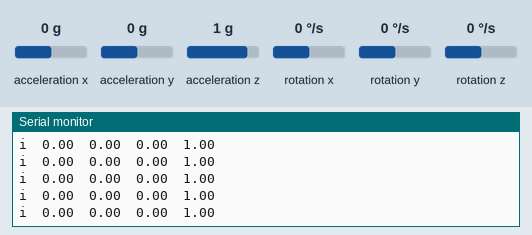
A sketch run on a simulated Arduino Nano, built with avr-gcc and run on an emulated ATmega328P. On the bench: the last lines printed to the serial monitor. Inputs (shaded band) come from the test bench; at power-on: acceleration x 0 g, acceleration y 0 g, acceleration z 1 g, rotation z 0 °/s, rotation x 0 °/s, rotation y 0 °/s. The sensor or clock chip raises its interrupt line as the real part does.

Above: at 1.7 s.
1.8 s: acceleration x set to -1.4 g
At 2.5 s:
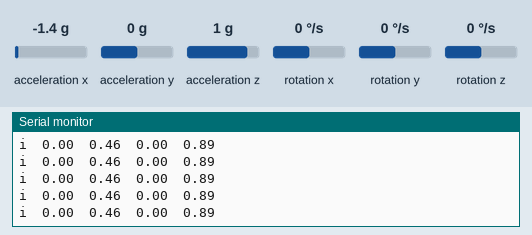
3.3 s: acceleration y set to -1.4 g
At 4.4 s:
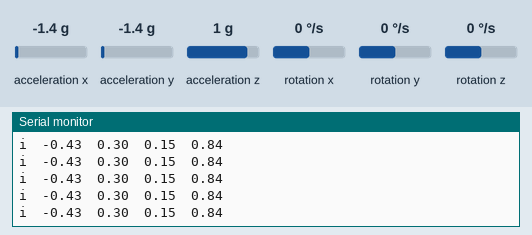
4.8 s: acceleration z set to -1.4 g
At 5.5 s:
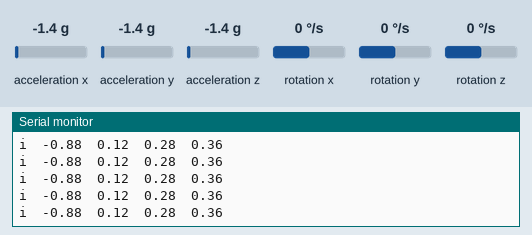
6.3 s: rotation z set to -100 °/s
At 7.2 s:
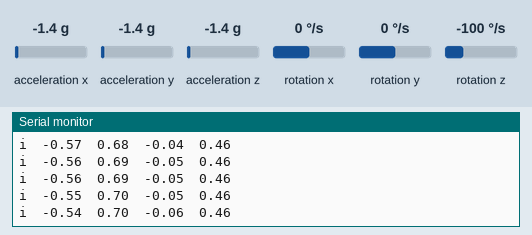
Timing chart, 0 to 9.3 s (numbered marks = the images above; inputs shaded):
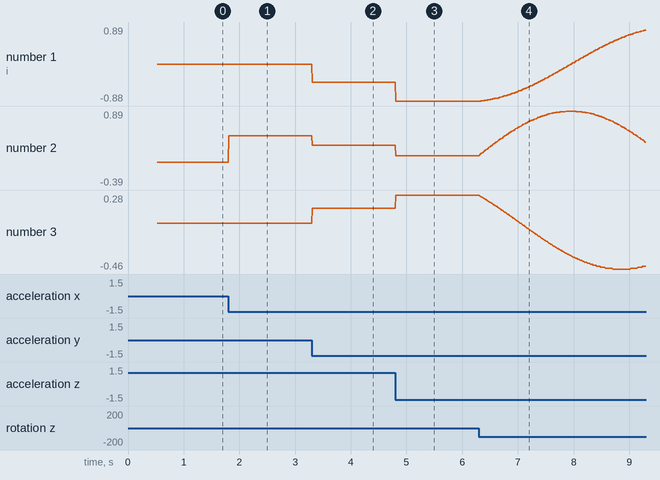

The sketch:

mx_sensor_mpu6050.ino
```cpp
// (licence header left out)
//MPU 6050 Interfacing libraries

//Library to communicate with I2C devices
#include "Wire.h"
//I2C communication library for MPU6050
#include "I2Cdev.h"
//MPU6050 interfacing library
#include "MPU6050_6Axis_MotionApps20.h"

//Contain definition of maximum limits of various data type
#include <limits.h>

//Creating MPU6050 Object
#define MPU_INT 2 //MPU6050 INT Pin --> D2
MPU6050 accelgyro(0x68);

///////////////////////////////////////////////////////////////////////////////////////
//DMP options
//Set true if DMP init was successful
bool dmpReady = false;
//Holds actual interrupt status byte from MPU
uint8_t mpuIntStatus;
//return status after each device operation
uint8_t devStatus;
//Expected DMP paclet size
uint16_t packetSize;
//count of all bytes currently in FIFO
uint16_t fifoCount;
//FIFO storate buffer
uint8_t fifoBuffer[64];

#define OUTPUT_MX_SENSORHUB
////////////////////////////////////////////////////////////////////////////////////////////////
//orientation/motion vars
Quaternion q;
VectorInt16 aa;
VectorInt16 aaReal;
VectorInt16 aaWorld;
VectorFloat gravity;

float euler[3];
float ypr[3];

// ================================================================
// ===               INTERRUPT DETECTION ROUTINE                ===
// ================================================================

volatile bool mpuInterrupt = false;     // indicates whether MPU interrupt pin has gone high
void dmpDataReady() {
  mpuInterrupt = true;
}

////////////////////////////////////////////////////////////////////////////////////////
//MPU6050 functions
void setup()
{

  //Init Serial port with 115200 baud rate
  Serial.begin(115200);

  //Setup MPU 6050
  Setup_MPU6050();

}

/////////////////////////////////////////////////////////////////////////////////////////////////////////////////////////////////////////////////////////////////////////////////////////
//Setup MPU6050 function
void Setup_MPU6050()
{


  Wire.begin();
  // initialize device
  Serial.println("Initializing I2C devices...");
  accelgyro.initialize();

  // verify connection
  Serial.println("Testing device connections...");
  Serial.println(accelgyro.testConnection() ? "MPU6050 connection successful" : "MPU6050 connection failed");

  //Initialize DMP in MPU 6050
  Setup_MPU6050_DMP();

}
/////////////////////////////////////////////////////////////////////////////////////////////////////////////////////////////////////////////////////////////////////////////////////////
//Setup MPU 6050 DMP
void Setup_MPU6050_DMP()
{

  //DMP Initialization

  devStatus = accelgyro.dmpInitialize();

  //accelgyro.setXGyroOffset(220);
  //accelgyro.setXGyroOffset(76);
  //accelgyro.setXGyroOffset(-85);
  //accelgyro.setXGyroOffset(1788);

  if (devStatus == 0) {

    accelgyro.setDMPEnabled(true);

    pinMode(MPU_INT, INPUT_PULLUP);
    attachInterrupt(MPU_INT, dmpDataReady, RISING);

    mpuIntStatus = accelgyro.getIntStatus();

    dmpReady = true;

    packetSize = accelgyro.dmpGetFIFOPacketSize();

  } else {
    ;
  }


}

//////////////////////////////////////////////////////////////////////////////////////////////////////////////////////////////////////////////////////////////////////////////////////////////////
//MAIN LOOP

void loop()
{

  //Read from Serial port
  Read_From_Serial();

  //Send MPU 6050 values through serial port
  Update_MPU6050();
}

///////////////////////////////////////////////////////////////////////////////////////////////////////////////////////////////////////////////////////////////////////////////////////
//Read from Serial Function

void Read_From_Serial()

{
  while (Serial.available() > 0)
  {
    int data = Serial.read();
  }

}

//////////////////////////////////////////////////////////////////////////////////////////////////////////////////////////////////////////////////////////////////////////////////////

///////////////////////////////////////////////////////////////////////////////////////////////////////////////////////////////////////////////////////////
//Update MPU6050

void Update_MPU6050()
{

  ///Update values from DMP for getting rotation vector
  Update_MPU6050_DMP();

}

///////////////////////////////////////////////////////////////////////////////////////////////////////////////////////////////////////////////////
//Update MPU6050 DMP functions

void Update_MPU6050_DMP()
{

  //DMP Processing

  if (!dmpReady) return;

  while (!mpuInterrupt && fifoCount < packetSize) {
    ;
  }


  mpuInterrupt = false;
  mpuIntStatus = accelgyro.getIntStatus();

  //get current FIFO count
  fifoCount = accelgyro.getFIFOCount();


  if ((mpuIntStatus & 0x10) || fifoCount > 512) {
    // reset so we can continue cleanly
    accelgyro.resetFIFO();
  }


  else if (mpuIntStatus & 0x02) {
    // wait for correct available data length, should be a VERY short wait
    while (fifoCount < packetSize) fifoCount = accelgyro.getFIFOCount();

    // read a packet from FIFO
    accelgyro.getFIFOBytes(fifoBuffer, packetSize);

    // track FIFO count here in case there is > 1 packet available
    // (this lets us immediately read more without waiting for an interrupt)
    fifoCount -= packetSize;

#ifdef OUTPUT_MX_SENSORHUB
    // display quaternion values in easy matrix form: w x y z
    accelgyro.dmpGetQuaternion(&q, fifoBuffer);
    //accelgyro.dmpGetGravity(&gravity, &q);
    //accelgyro.dmpGetYawPitchRoll(ypr, &q, &gravity);

    Serial.print("i"); Serial.print("\t");
    Serial.print(q.x); Serial.print("\t");
    Serial.print(q.y); Serial.print("\t");
    Serial.print(q.z); Serial.print("\t");
    Serial.print(q.w); //Serial.print("\t");
/*
    Serial.print(ypr[0] * 180 / M_PI);
    Serial.print("\t");
    Serial.print(ypr[1] * 180 / M_PI);
    Serial.print("\t");
    Serial.print(ypr[2] * 180 / M_PI);
    Serial.print("\t");
*/
    Serial.print("\n");
#endif

#ifdef OUTPUT_READABLE_QUATERNION
    // display quaternion values in easy matrix form: w x y z
    accelgyro.dmpGetQuaternion(&q, fifoBuffer);

    Serial.print("quaternion\t");
    Serial.print(q.x);
    Serial.print("\t");
    Serial.print(q.y);
    Serial.print("\t");
    Serial.print(q.z);
    Serial.print("\t");
    Serial.println(q.w);
#endif

#ifdef OUTPUT_READABLE_EULER
    // display Euler angles in degrees
    accelgyro.dmpGetQuaternion(&q, fifoBuffer);
    accelgyro.dmpGetEuler(euler, &q);
    Serial.print("euler\t");
    Serial.print(euler[0] * 180 / M_PI);
    Serial.print("\t");
    Serial.print(euler[1] * 180 / M_PI);
    Serial.print("\t");
    Serial.println(euler[2] * 180 / M_PI);
#endif

#ifdef OUTPUT_READABLE_YAWPITCHROLL
    // display Euler angles in degrees
    accelgyro.dmpGetQuaternion(&q, fifoBuffer);
    accelgyro.dmpGetGravity(&gravity, &q);
    accelgyro.dmpGetYawPitchRoll(ypr, &q, &gravity);
    Serial.print("ypr\t");
    Serial.print(ypr[0] * 180 / M_PI);
    Serial.print("\t");
    Serial.print(ypr[1] * 180 / M_PI);
    Serial.print("\t");
    Serial.println(ypr[2] * 180 / M_PI);
#endif

#ifdef OUTPUT_READABLE_REALACCEL
    // display real acceleration, adjusted to remove gravity
    accelgyro.dmpGetQuaternion(&q, fifoBuffer);
    accelgyro.dmpGetAccel(&aa, fifoBuffer);
    accelgyro.dmpGetGravity(&gravity, &q);
    accelgyro.dmpGetLinearAccel(&aaReal, &aa, &gravity);
    Serial.print("areal\t");
    Serial.print(aaReal.x);
    Serial.print("\t");
    Serial.print(aaReal.y);
    Serial.print("\t");
    Serial.println(aaReal.z);
#endif

#ifdef OUTPUT_READABLE_WORLDACCEL
    // display initial world-frame acceleration, adjusted to remove gravity
    // and rotated based on known orientation from quaternion
    accelgyro.dmpGetQuaternion(&q, fifoBuffer);
    accelgyro.dmpGetAccel(&aa, fifoBuffer);
    accelgyro.dmpGetGravity(&gravity, &q);
    accelgyro.dmpGetLinearAccel(&aaReal, &aa, &gravity);
    accelgyro.dmpGetLinearAccelInWorld(&aaWorld, &aaReal, &q);
    Serial.print("aworld\t");
    Serial.print(aaWorld.x);
    Serial.print("\t");
    Serial.print(aaWorld.y);
    Serial.print("\t");
    Serial.println(aaWorld.z);
#endif

#ifdef OUTPUT_TEAPOT
    // display quaternion values in InvenSense Teapot demo format:
    teapotPacket[2] = fifoBuffer[0];
    teapotPacket[3] = fifoBuffer[1];
    teapotPacket[4] = fifoBuffer[4];
    teapotPacket[5] = fifoBuffer[5];
    teapotPacket[6] = fifoBuffer[8];
    teapotPacket[7] = fifoBuffer[9];
    teapotPacket[8] = fifoBuffer[12];
    teapotPacket[9] = fifoBuffer[13];
    Serial.write(teapotPacket, 14);
    teapotPacket[11]++; // packetCount, loops at 0xFF on purpose
#endif
  }

}

////////////////////////////////////////////////////////////////////////////////////////////////////////////////////////////////////////////////////////////////////////////////////////
```

Measured:
- after the input at 1.8 s, the serial monitor: prints a new line at once (image 1)
- after the input at 3.3 s, the serial monitor: prints a new line at once (image 2)
- after the input at 4.8 s, the serial monitor: prints a new line at once (image 3)
- after the input at 6.3 s, the serial monitor: prints a new line at once (image 4)
- plotted number 1: 0 → -0.43 after the input at 3.3 s, -0.43 → -0.88 after the input at 4.8 s, -0.88 → 0.8 after the input at 6.3 s
- plotted number 2: 0 → 0.46 after the input at 1.8 s, 0.46 → 0.3 after the input at 3.3 s, 0.3 → 0.12 after the input at 4.8 s, 0.12 → -0.39 after the input at 6.3 s
- plotted number 3: 0 → 0.15 after the input at 3.3 s, 0.15 → 0.28 after the input at 4.8 s, 0.28 → -0.15 after the input at 6.3 s
